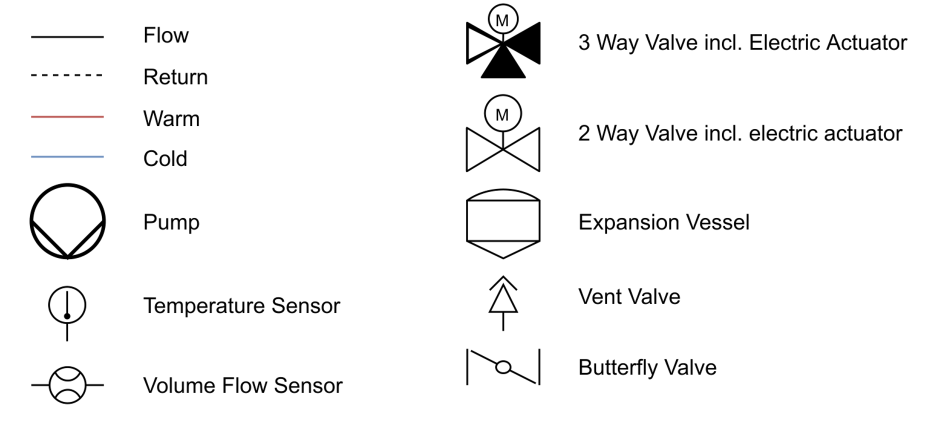
#> input picture pretraining_symbols/page_1_original_symbols.png, 1864 x 850 px (shown at 1/2 size)
$ python -i image_utils.py   (imports and definitions only)
#> lines starting #> are read from the running program, lines starting #| are printed output that depends on the picture; after the words box and inside, x2 and y2 are one past the last pixel; in counts of white or black regions, pixels touching at a corner belong together
"""
Image processing utilities for P&ID analysis.
"""

import os
import logging
from pathlib import Path
from typing import List, Dict, Any, Optional

import cv2
import numpy as np
from PIL import Image

logger = logging.getLogger(__name__)


# [461 lines left out: functions resize_image_for_llm, segment_image, generate_raster_grid, is_tile_complex, has_legend_cv, find_text_stamp_cv and 2 more, not called in this run]


def preprocess_image_for_line_detection(image_path: str, output_path: str) -> str:
    """
    Isolate black, red, and blue lines in an image to facilitate polyline extraction by LLM.

    Args:
        image_path: Path to input image
        output_path: Path to save processed image

    Returns:
        Path to processed image (or original if error)
    """
#> called with output_path = 'out.png'
    try:
        img = cv2.imread(image_path)
#> img is the input picture: shape (850, 1864, 3); mean B, G, R 245.7, 245.7, 245.7
        if img is None:
            logger.error(f"Could not load image at: {image_path}")
            return image_path  # Return original path to avoid crash

        hsv = cv2.cvtColor(img, cv2.COLOR_BGR2HSV)
#> hsv: shape (850, 1864, 3); mean H, S, V 0.1, 0.1, 245.7

        # Color ranges for line detection
        lower_black = np.array([0, 0, 0])
        upper_black = np.array([180, 255, 80])
        mask_black = cv2.inRange(hsv, lower_black, upper_black)
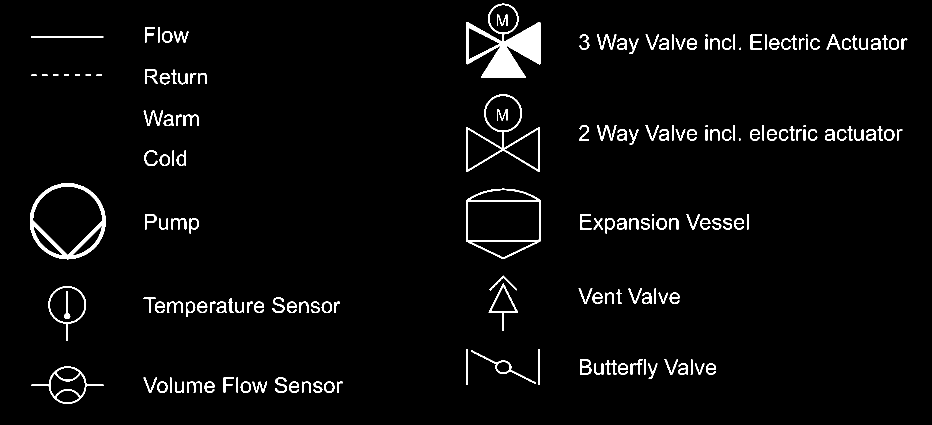
#> mask_black: shape (850, 1864) (shown at 1/2 size); 3.1% white; 179 white regions (7 under 20 px), largest, box (x1, y1, x2, y2) and area: (932, 7, 1081, 156) 8744, (60, 366, 211, 519) 4382, (932, 189, 1080, 344) 2364

        lower_red1 = np.array([0, 70, 50])
        upper_red1 = np.array([10, 255, 255])
        lower_red2 = np.array([170, 70, 50])
        upper_red2 = np.array([180, 255, 255])
        mask_red = cv2.bitwise_or(
            cv2.inRange(hsv, lower_red1, upper_red1),
            cv2.inRange(hsv, lower_red2, upper_red2)
        )
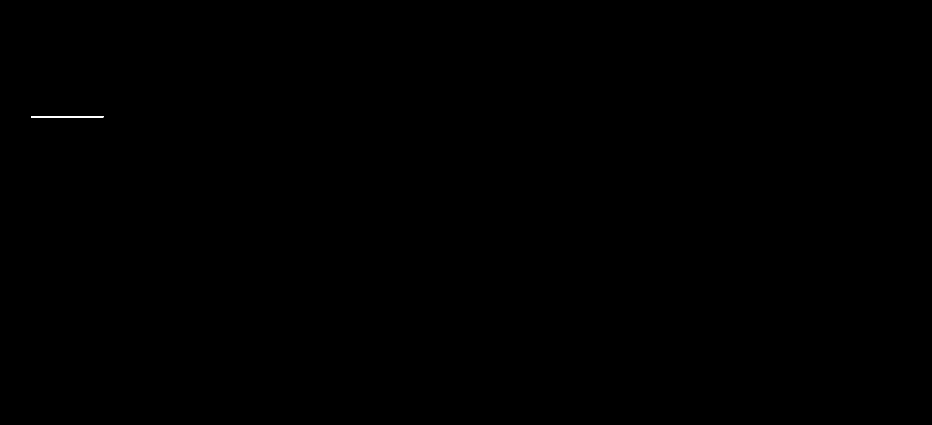
#> mask_red: shape (850, 1864) (shown at 1/2 size); 0.03% white; 1 white region, box (x1, y1, x2, y2) and area: (62, 232, 207, 235) 434

        lower_blue = np.array([100, 150, 0])
        upper_blue = np.array([140, 255, 255])
        mask_blue = cv2.inRange(hsv, lower_blue, upper_blue)
#> mask_blue: shape (850, 1864); every value is 0

        combined_mask = cv2.bitwise_or(mask_black, cv2.bitwise_or(mask_red, mask_blue))

        result = np.full(img.shape, 255, dtype=np.uint8)
        result[combined_mask > 0] = img[combined_mask > 0]
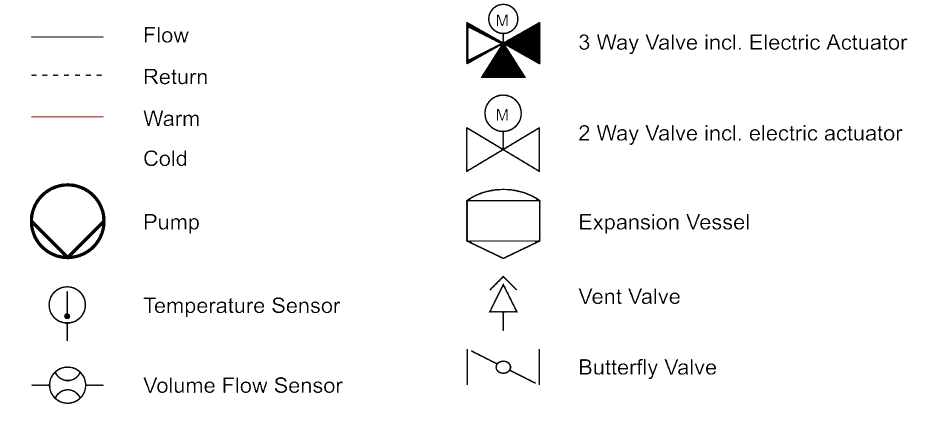
#> result: shape (850, 1864, 3) (shown at 1/2 size); mean B, G, R 247.4, 247.4, 247.4

        cv2.imwrite(output_path, result)
        return output_path
    except Exception as e:
        logger.error(f"Error preprocessing image for line detection {image_path}: {e}", exc_info=True)
        return image_path

>>> result = preprocess_image_for_line_detection('../../pretraining_symbols/page_1_original_symbols.png', 'out.png')

$ run again, on pretraining_symbols/page_2_original_symbols.png
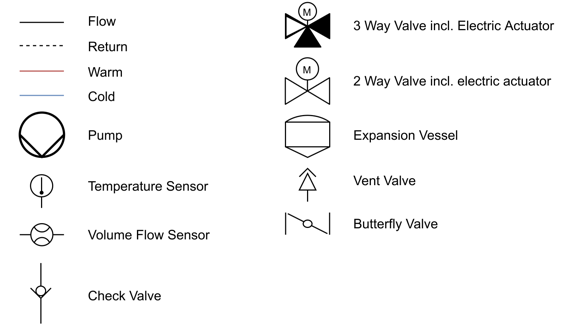
#> input picture pretraining_symbols/page_2_original_symbols.png, 567 x 325 px
#> in preprocess_image_for_line_detection, img is the input picture: shape (325, 567, 3); mean B, G, R 246.9, 246.9, 246.9
#> hsv: shape (325, 567, 3); mean H, S, V 0.1, 0.1, 246.9
#> in preprocess_image_for_line_detection, `mask_black = cv2.inRange(hsv, lower_black, upper_black)`:
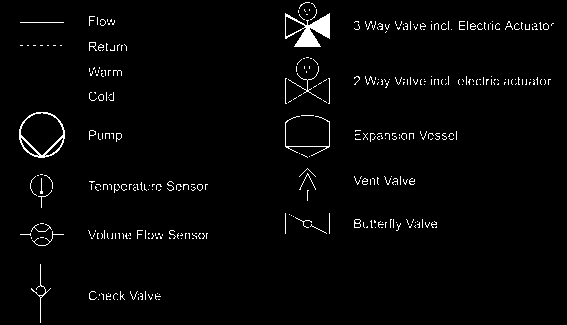
#> mask_black: shape (325, 567); 2.3% white in thin lines or dots
#> mask_red: shape (325, 567); 0.02% white in thin lines or dots, all inside (x1, y1, x2, y2) = (20, 71, 63, 72)
#> mask_blue: shape (325, 567); every value is 0
#> combined_mask: shape (325, 567); 2.3% white in thin lines or dots
#> in preprocess_image_for_line_detection, `result[combined_mask > 0] = img[combined_mask > 0]`:
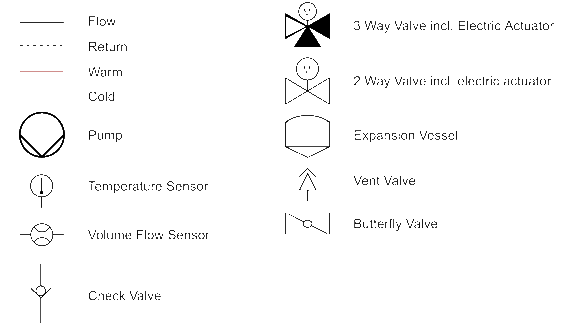
#> result: shape (325, 567, 3); mean B, G, R 249.9, 249.9, 249.9

$ run again, on pretraining_symbols/page_4_original_symbols.png
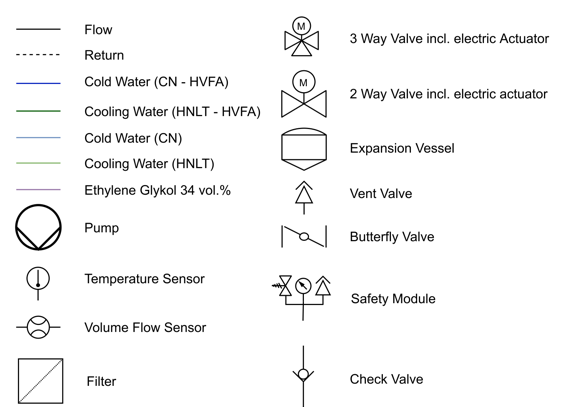
#> input picture pretraining_symbols/page_4_original_symbols.png, 561 x 407 px
#> in preprocess_image_for_line_detection, img is the input picture: shape (407, 561, 3); mean B, G, R 246, 246, 245.9
#> hsv: shape (407, 561, 3); mean H, S, V 0.3, 0.1, 246
#> in preprocess_image_for_line_detection, `mask_black = cv2.inRange(hsv, lower_black, upper_black)`:
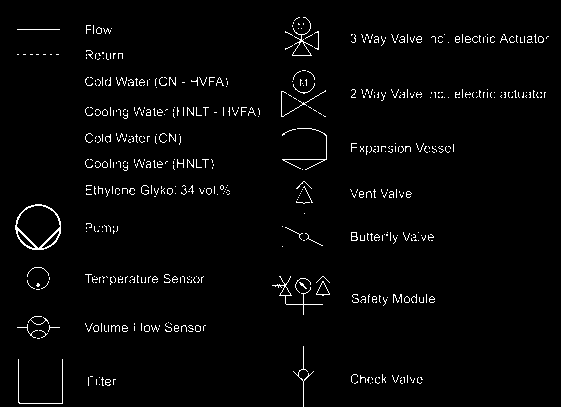
#> mask_black: shape (407, 561); 2.4% white in thin lines or dots
#> mask_red: shape (407, 561); every value is 0
#> mask_blue: shape (407, 561); 0.02% white in thin lines or dots, all inside (x1, y1, x2, y2) = (17, 83, 60, 84)
#> combined_mask: shape (407, 561); 2.4% white in thin lines or dots
#> in preprocess_image_for_line_detection, `result[combined_mask > 0] = img[combined_mask > 0]`:
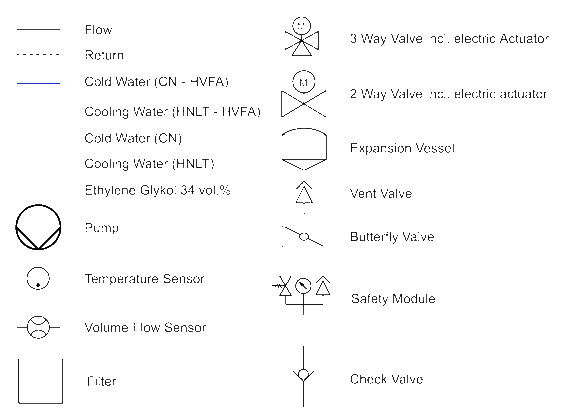
#> result: shape (407, 561, 3); mean B, G, R 249.9, 249.9, 249.9
